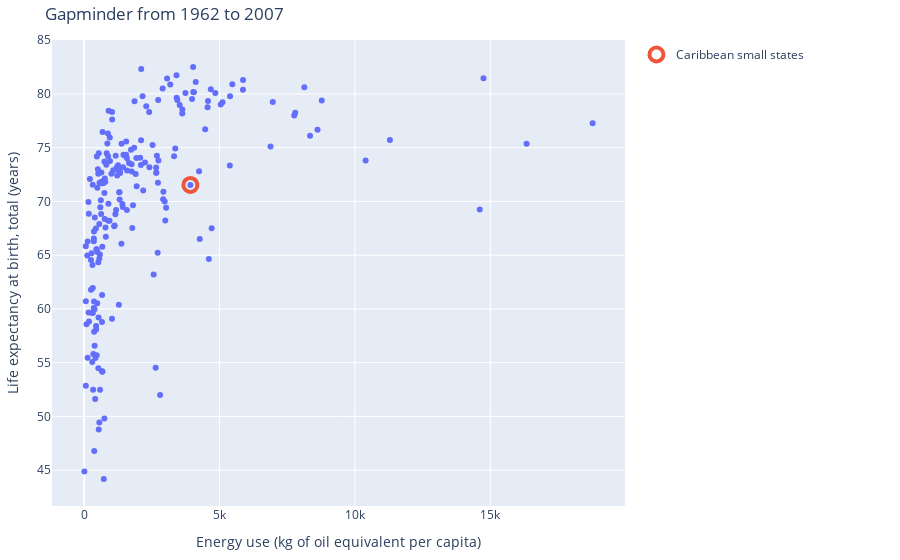

The notebook cell this image was saved under:
### Code cell
# fig.layout.annotations
# fig.layout.annotations = tuple()
fig.update_layout(title='Gapminder from 1962 to ' + str(ctx_inputs_list[-2]['value']))

fig.update_layout(margin=dict(t=40))#,paper_bgcolor="LightSteelBlue")

# fig.data[0].marker.color = 'red'
fig.show()

### Figure 1 — Plotly figure (JSON) as saved in the notebook; plotly's stock layout.template omitted (floating-point values rounded to 4 significant figures; data arrays with more than 128 entries replaced by an {"elided": "..."} marker saying what was removed)
{"data": [{"customdata": {"elided": "264 str values"}, "hovertemplate": "<b>%{hovertext}</b><br><br>x=%{x}<br>y=%{y}<extra></extra>", "hovertext": {"elided": "264 str values"}, "legendgroup": "", "marker": {"color": "#636efa", "symbol": "circle"}, "mode": "markers", "name": "", "orientation": "v", "showlegend": false, "type": "scatter", "x": {"elided": "264 float values"}, "xaxis": "x", "y": {"elided": "264 float values"}, "yaxis": "y"}, {"hoverinfo": "skip", "marker": {"color": "#EF553B", "line": {"width": 4}, "size": 14, "symbol": "circle-open"}, "mode": "markers", "name": "Caribbean small states", "type": "scatter", "x": [3924.0], "y": [71.54]}], "layout": {"autosize": true, "hovermode": "closest", "legend": {"orientation": "v", "tracegroupgap": 0}, "margin": {"b": 20, "l": 20, "r": 275, "t": 40}, "title": {"text": "Gapminder from 1962 to 2007"}, "uirevision": "constant", "xaxis": {"anchor": "y", "autorange": true, "domain": [0, 1], "range": [-1107.0, 19890.0], "title": {"text": "Energy use (kg of oil equivalent per capita)"}, "type": "linear"}, "yaxis": {"anchor": "x", "autorange": true, "domain": [0, 1], "range": [41.73, 84.96], "title": {"text": "Life expectancy at birth, total (years)"}, "type": "linear"}}}
